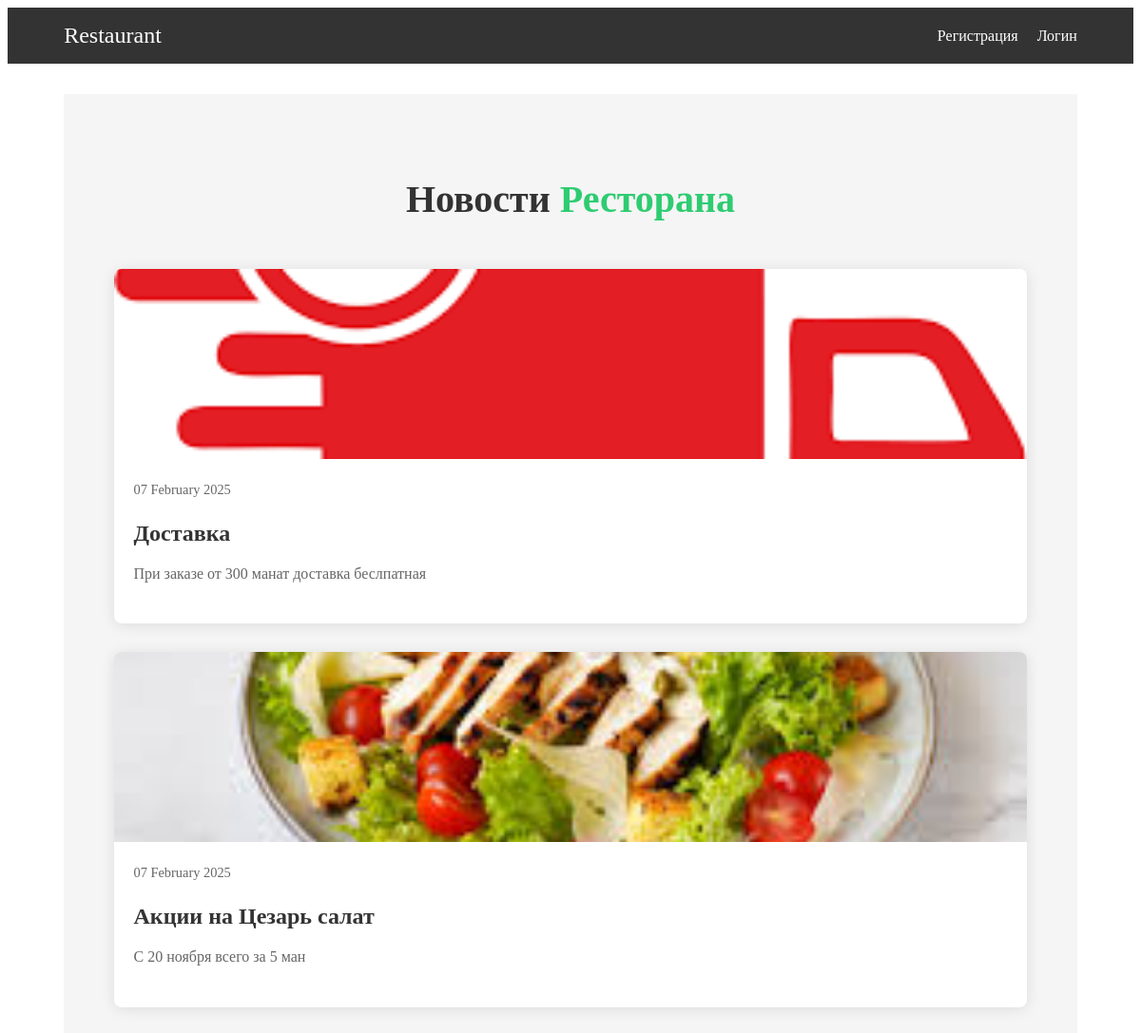
Page /for_admin/news/ on the committed database.
### for_admin/models.py (models this page shows, shortened)
class News(models.Model):
    title = models.CharField(max_length=200, verbose_name='Заголовок')
    description = models.TextField(verbose_name='Описание')
    image = models.ImageField(upload_to='news_images/', verbose_name='Изображение')
    date_posted = models.DateTimeField(default=timezone.now, verbose_name='Дата публикации')
    is_active = models.BooleanField(default=True, verbose_name='Активно')
    class Meta:
        verbose_name = 'Новость'
        verbose_name_plural = 'Новости'
        ordering = ['-date_posted']

### for_admin/views.py (the view)
# urls.py: path('news/', views.news_list, name='news'),
def news_list(request):
    news = News.objects.filter(is_active=True)
    return render(request, 'accounts/news.html', {'news': news})

### accounts/templates/accounts/news.html (shortened to what this page needs)
{% extends "accounts/base.html" %}
{% load static %}
{% block content %}
<div class="news-section">
    <div class="container">
        <div class="news-header">
            <h1>Новости <span>Ресторана</span></h1>
        </div>
        <div class="row">
            {% for item in news %}
            <div class="col-md-4">
                <div class="news-card">
                    <img src="{{ item.image.url }}" alt="{{ item.title }}" class="news-image">
                    <div class="news-content">
                        <div class="news-date">{{ item.date_posted|date:"d F Y" }}</div>
                        <h3 class="news-title">{{ item.title }}</h3>
                        <p class="news-description">{{ item.description|truncatewords:30 }}</p>
                    </div>
                </div>
            </div>
            {% empty %}
            <div class="col-12 text-center">
                <p>Пока нет новостей.</p>
            </div>
            {% endfor %}
        </div>
    </div>
</div>
{% endblock %}

### accounts/static/css/base.css (style rules this page uses)
.container { width: 90%; max-width: 1200px; margin: 0 auto; }

### accounts/templates/accounts/news.html (style rules this page uses)
.news-section { padding: 60px 0; background-color: #f5f5f5; }
.news-header { text-align: center; margin-bottom: 50px; }
.news-header h1 { color: #333; font-size: 2.5em; margin-bottom: 20px; }
.news-header span { color: #2ecc71; }
.news-card { background: white; border-radius: 8px; box-shadow: 0 2px 15px rgba(0,0,0,0.1); margin-bottom: 30px; overflow: hidden; transition: transform 0.3s ease; }
.news-image { width: 100%; height: 200px; object-fit: cover; }
.news-content { padding: 20px; }
.news-date { color: #666; font-size: 0.9em; margin-bottom: 10px; }
.news-title { color: #333; font-size: 1.5em; margin-bottom: 15px; }
.news-description { color: #666; line-height: 1.6; margin-bottom: 20px; }

### rows in the picture
News: image (picture), date_posted "07 February 2025", title "Доставка", description "При заказе от 300 манат доставка беслпатная"
News: image (picture), date_posted "07 February 2025", title "Акции на Цезарь салат", description "С 20 ноября всего за 5 ман"
